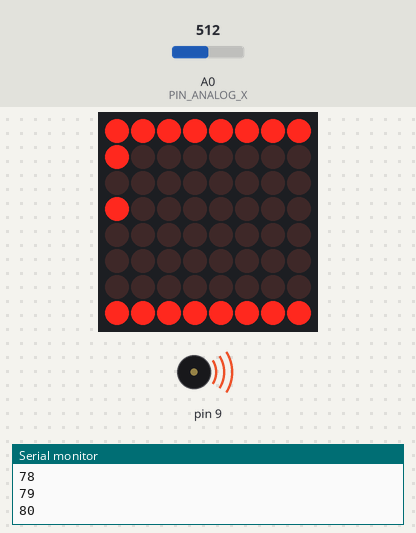
The sketch below on a simulated Arduino Uno, built with avr-gcc and run on an emulated ATmega328P. Shown: 8×8 LED matrix, buzzer (waves = sounding), the last lines printed to the serial monitor. Inputs (shaded band) come from the test bench; at power-on: A0 (PIN_ANALOG_X) = 512. Random numbers use the default seed unless the sketch sets one.

Above: at 1.2 s.
1.3 s: A0 (PIN_ANALOG_X) set to 471
At 3.1 s:
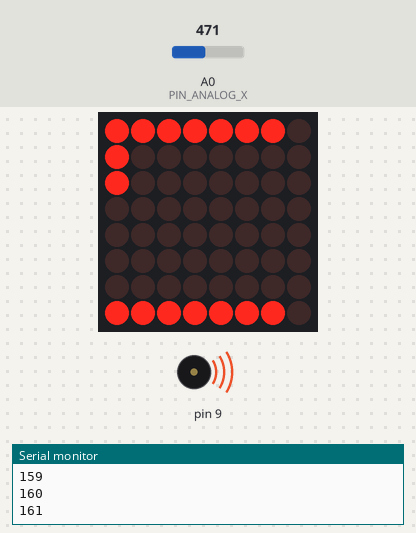
3.4 s: A0 (PIN_ANALOG_X) set to 490
At 5.15 s:
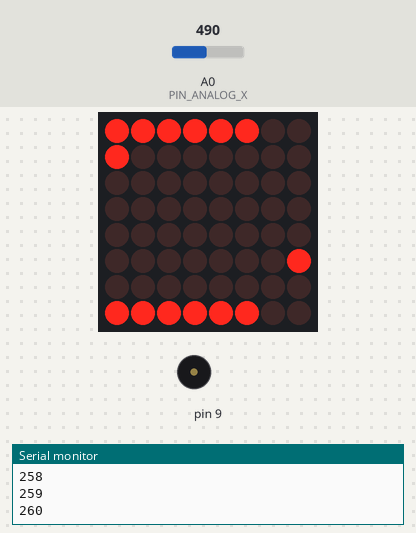
5.2 s: A0 (PIN_ANALOG_X) set to 534
7.0 s: A0 (PIN_ANALOG_X) set to 559
At 8.0 s:
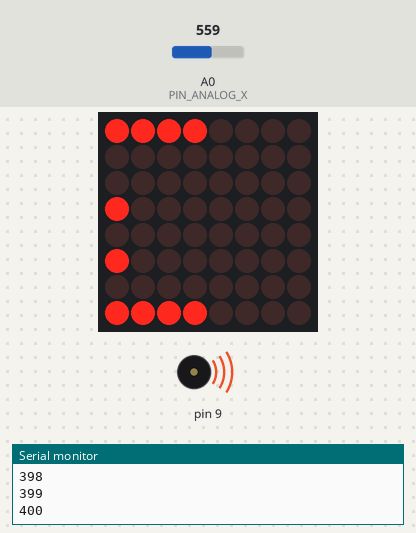
8.8 s: A0 (PIN_ANALOG_X) set to 540
At 10.15 s:
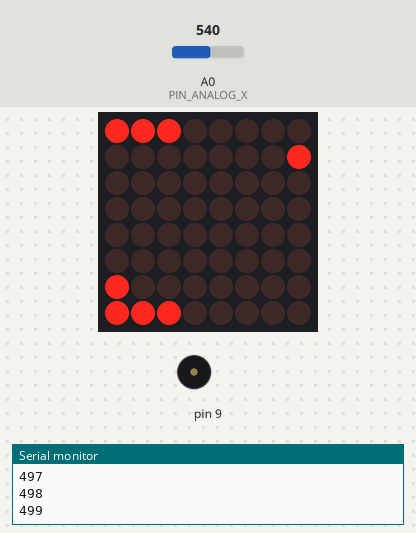
10.6 s: A0 (PIN_ANALOG_X) set to 560
At 14.0 s:
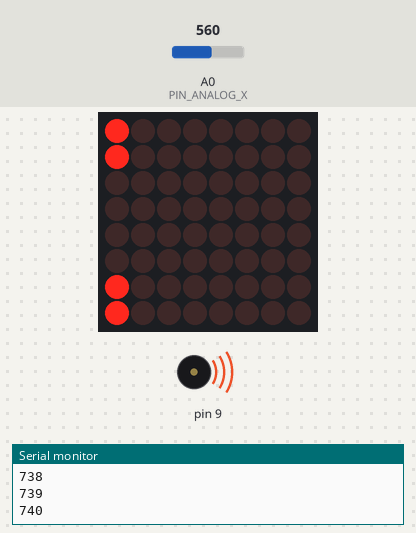
Timing chart, 0 to 15.2 s (numbered marks = the images above; inputs shaded):
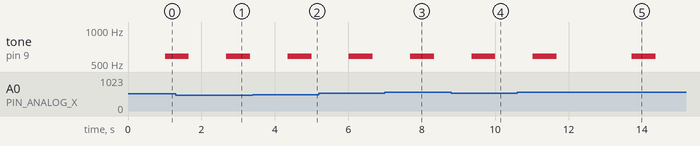

Measured:
- the behaviour switches between 480 and 479 on A0 (PIN_ANALOG_X) (found by bisection; images 0 and 1)
- the behaviour switches between 550 and 551 on A0 (PIN_ANALOG_X) (found by bisection; images 2 and 3)
- by itself, tone on pin 9: alternates 587 Hz for 0.65 s and silent for 2.0 s
- what the display in image 1 shows lasts 0.8 s, from 2.5 s to 3.3 s
- what the display in image 3 shows lasts 0.8 s, from 7.5 s to 8.3 s

The sketch:

GAME.ino
```cpp
///////// Assignment 4 /////////

#include <LedControl.h>
const byte PIN_ANALOG_X = 0;
const byte PIN_ANALOG_Y = 1;
//dinเทา clkดำ csขาว
LedControl lc = LedControl(12, 11, 10, 1);

unsigned long long RandTime = 500;

unsigned long delayTime = 200;
int StarX[10], StarY[10] = { -2, -2, -2, -2, -2, -2, -2, -2, -2, -2};
//int nam[8]={0,1,2,3,4,5,6,7};
int Hp = 8;
int x = 3, y = 0;
int point;

void setup()
{
  for (int i = 2; i < 9; i++)
  {
    pinMode(i, INPUT);
    digitalWrite(i, HIGH);
    Serial.begin(9600);
  }
  lc.shutdown(0, false); // Wake up displays
  lc.setIntensity(0, 1);  // Set intensity levels
  lc.clearDisplay(0);   // Clear Displays
  Draw_Hp();
  pinMode(9, OUTPUT);
  }

void music1()
{
  for (int h = 0; h < 6; h++)
  {
    tone(9, 587);
    delay(100);
    tone(9, 587);
    delay(100);
    tone(9, 659);
    delay(100);
    tone(9, 659);
    delay(100);
    tone(9, 349);
    delay(100);
    tone(9, 349);
    delay(100);
    tone(9, 440);
    delay(100);
    tone(9, 494);
    delay(100);
    tone(9, 494);
    delay(100);
    tone(9, 587);
    delay(100);
    tone(9, 587);
    delay(100);
    tone(9, 494);
    delay(100);
  }
}

void music2()
{
  for (int i = 0; i < 3; i++)
  {
    tone(9, 587);
    delay(100);
    tone(9, 587);
    delay(100);
  }
}

void RanStar()
{
  randomSeed(millis()+6);
  int n = random() % 6 + 1;
  for (int i = 0; i < 10; i++)
  {
    if (StarY[i] == -2)
    {
      StarX[i] = n;
      StarY[i] = 8;
      lc.setLed(0, StarX[i], StarY[i], 1);
      break;
    }
  }
}

void Draw_Hp()
{
  switch (Hp)
  {
    //        col row
    case 7 :
      lc.setRow(0, 0, B11111111);
      lc.setRow(0, 7, B11111111);
      break;
    case 6 :
      lc.setRow(0, 0, B11111110);
      lc.setRow(0, 7, B11111110);
      break;
    case 5 :
      lc.setRow(0, 0, B11111100);
      lc.setRow(0, 7, B11111100);
      break;
    case 4 :
      lc.setRow(0, 0, B11111000);
      lc.setRow(0, 7, B11111000);
      break;
    case 3 :
      lc.setRow(0, 0, B11110000);
      lc.setRow(0, 7, B11110000);
      break;
    case 2 :
      lc.setRow(0, 0, B11100000);
      lc.setRow(0, 7, B11100000);
      break;
    case 1 :
      lc.setRow(0, 0, B11000000);
      lc.setRow(0, 7, B11000000);
      break;
    case 0 :
      lc.setRow(0, 0, B10000000);
      lc.setRow(0, 7, B10000000);
      break;
  }
}
void MoveStar()
{
  for (int i = 0; i < 10; i++)
  {
    if (StarY[i] != -2)
    {

      lc.setLed(0, StarX[i], StarY[i], 0);
      StarY[i]--;


      lc.setLed(0, StarX[i], StarY[i], 1);
      if (StarY[i] == 0 && StarX[i] != x)
      {
        Hp--;
        lc.shutdown(0, true);
        Draw_Hp();
        lc.shutdown(0, false);
        delay(200);
        music2();
        Serial.println(Hp);
        Serial.println("////////////////////////////////////////////////////////////");
      }
    }
    point++;
    Serial.println(point);
  }
}

void Draw_Ship()
{
  lc.setLed(0, x, y, 1);
}

void lose()
{
  Clear();
  lc.setColumn(0, 7, B00111100);
  lc.setColumn(0, 6, B01000010);
  lc.setColumn(0, 5, B10100101);
  lc.setColumn(0, 4, B10000001);
  lc.setColumn(0, 3, B10011001);
  lc.setColumn(0, 2, B10100101);
  lc.setColumn(0, 1, B01000010);
  lc.setColumn(0, 0, B00111100);
}
void win()
{
  Clear();
  for (int i = 0; i < 8; i++)
  {
    lc.setLed(0, i, i + 1, 1);
    lc.setLed(0, i, i - 1, 1);
    delay(300);
  }
  love();
}

void love()
{
  Clear();
  lc.setColumn(0, 0, B00011000);
  lc.setColumn(0, 1, B00111100);
  lc.setColumn(0, 2, B01111110);
  lc.setColumn(0, 3, B11111111);
  lc.setColumn(0, 4, B11111111);
  lc.setColumn(0, 5, B11111111);
  lc.setColumn(0, 6, B01100110);
  lc.setColumn(0, 7, B00000000);
}
void reset()
{
  Clear();
  x = 3, y = 0;
  Hp = 8;
  point = 0;
}
void Clear()
{
  lc.clearDisplay(0);
}
void loop() {
  MoveStar();
  Draw_Ship();
  noTone(9);
  if (point == 2000)
  {
    win();
    delay(3000);
    reset();
  }
  if (Hp == 0)
  {
    lose();
    delay(1000);
    music1();
    noTone(3);
    reset();
  }
  if (analogRead(PIN_ANALOG_X) < 480)
  {
    if (x > 1) x--;
    {
      lc.setLed(0, x + 1, y, 0);
      lc.setLed(0, x, y, 1);
    }
  }

  if (analogRead(PIN_ANALOG_X) > 550)
  {
    if (x < 6) x++;
    {
      lc.setLed(0, x - 1, y, 0);
      lc.setLed(0, x, y, 1);
    }
  }
  delay(100);
  if (millis() - RandTime > 1000)
  {
    RanStar();
    RandTime = millis();
  }
  RandTime++;
}
```
